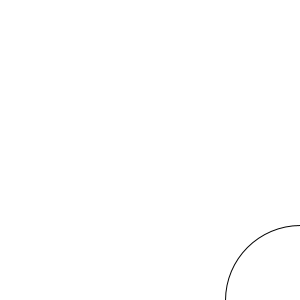
Frame 1 (no input)
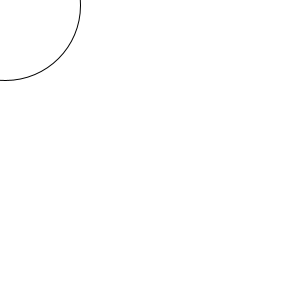
Frame 60 (the mouse pressed at the canvas centre just before this capture)
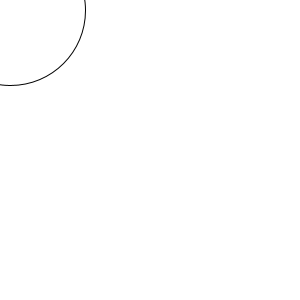
Frame 120 (the mouse held since frame 60 and released just before this capture)

The Processing sketch that drew these frames (run headless with seeded random() and noise(); from frame 60 on, the mouse is pressed at the canvas centre):

// Processing sketch: rightcorner
// ── rightcorner.pde
//variable
int x;


void setup()  {
  size (300, 300);
  x = 300;
} //---end of setup---

void draw()  {
  background(255);
  ellipse(x, x, 150, 150);
  x = x - 5;  
  if (x < 0) {
    x = 300;
  }
}
